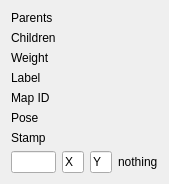
          <widget class="QWidget" name="scrollAreaWidgetContents_2">
           <property name="geometry">
            <rect>
             <x>0</x>
             <y>0</y>
             <width>166</width>
             <height>173</height>
            </rect>
           </property>
           <layout class="QGridLayout" name="gridLayout" columnstretch="0,1">
            <item row="7" column="0">
             <widget class="QLineEdit" name="label_objLabel">
              <property name="text">
               <string></string>
              </property>
             </widget>
            </item>
            <item row="7" column="1">
             <widget class="QLineEdit" name="label_objLabelX">
              <property name="text">
               <string>X</string>
              </property>
             </widget>
            </item>
            <item row="7" column="2">
             <widget class="QLineEdit" name="label_objLabelY">
              <property name="text">
               <string>Y</string>
              </property>
             </widget>
            </item>
            <item row="7" column="3">
             <widget class="QLabel" name="label_objStatus">
              <property name="text">
               <string>nothing</string>
              </property>
             </widget>
            </item>
            <item row="0" column="0">
             <widget class="QLabel" name="label_parentsA_2">
              <property name="text">
               <string>Parents</string>
              </property>
             </widget>
            </item>
            <item row="0" column="1">
             <widget class="QLabel" name="label_parentsA">
              <property name="text">
               <string/>
              </property>
             </widget>
            </item>
            <item row="1" column="0">
             <widget class="QLabel" name="label_childrenA_2">
              <property name="text">
               <string>Children</string>
              </property>
             </widget>
            </item>
            <item row="1" column="1">
             <widget class="QLabel" name="label_childrenA">
              <property name="text">
               <string/>
              </property>
             </widget>
            </item>
            <item row="3" column="0">
             <widget class="QLabel" name="label_childrenA_4">
              <property name="text">
               <string>Label</string>
              </property>
             </widget>
            </item>
            <item row="3" column="1">
             <widget class="QLabel" name="label_labelA">
              <property name="text">
               <string/>
              </property>
             </widget>
            </item>
            <item row="6" column="0">
             <widget class="QLabel" name="label_childrenA_6">
              <property name="text">
               <string>Stamp</string>
              </property>
             </widget>
            </item>
            <item row="6" column="1">
             <widget class="QLabel" name="label_stampA">
              <property name="text">
               <string/>
              </property>
             </widget>
            </item>
            <item row="2" column="0">
             <widget class="QLabel" name="label_childrenA_8">
              <property name="text">
               <string>Weight</string>
              </property>
             </widget>
            </item>
            <item row="2" column="1">
             <widget class="QLabel" name="label_weightA">
              <property name="text">
               <string/>
              </property>
             </widget>
            </item>
            <item row="4" column="0">
             <widget class="QLabel" name="label_childrenA_10">
              <property name="text">
               <string>Map ID</string>
              </property>
             </widget>
            </item>
            <item row="4" column="1">
             <widget class="QLabel" name="label_mapA">
              <property name="text">
               <string/>
              </property>
             </widget>
            </item>
            <item row="5" column="0">
             <widget class="QLabel" name="label_childrenA_12">
              <property name="text">
               <string>Pose</string>
              </property>
             </widget>
            </item>
            <item row="5" column="1">
             <widget class="QLabel" name="label_poseA">
              <property name="text">
               <string/>
              </property>
             </widget>
            </item>
           </layout>
          </widget>
